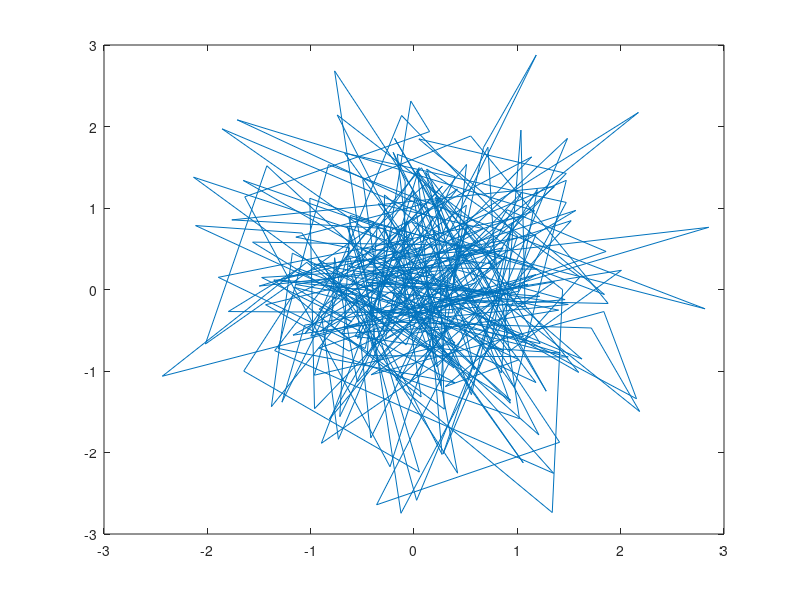

Write the MATLAB code that produced this figure. (Note: this script raises an error after producing the figure.)
% this is just a plot to test Git and Matlab

clear
close all
clc

TICK_LENDTH = 3;
dimension_1 = 2;
dimension_2 = 300;

rnd = randn(dimension_1, dimension_2);

h = plot(rnd(1,:), rnd(2,:));
h.Marker = 'o';
h.MarkerEdgeColor = 'k';
h.MarkerFaceColor = 'r';
h.Color = 0.7*[1 1 1];

aX = gca;
aX.Box = 'off';
aX.TickDir = 'out';
aX.XLabel.String = 'x';
aX.YLabel.String = 'y';
aX.TickLength = TICK_LENDTH*aX.TickLength;
